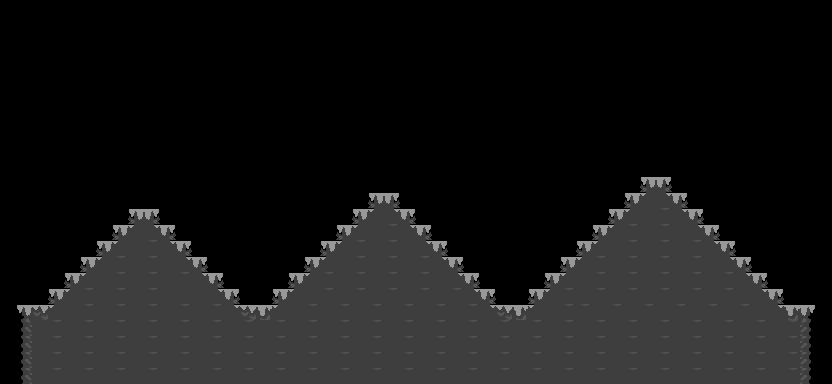

Rendered tile map (Tiled .tmx) drawn with the repository's tilesets; below, a short description and the map source with its tile grids summarised:
An orthogonal 52x24 tile map with 16x16 px tiles, 1 tile layer (Tile Layer 1), 2 tilesets and 25 objects.

<map version="1.10" tiledversion="1.10.2" orientation="orthogonal" renderorder="right-down" width="52" height="24" tilewidth="16" tileheight="16" infinite="0" nextlayerid="6" nextobjectid="111">
 <tileset firstgid="1" source="UntitledNew1.tsx" />
 <tileset firstgid="325" source="asteroidTiles.tsx" />
 <layer id="1" name="Tile Layer 1" width="52" height="24">
  <data>[1248 cells, 421 non-empty, 17 distinct tile ids]</data>
 </layer>
 <objectgroup id="3" name="ground">
  <object id="5" x="16" y="304" width="800" height="80" />
  <object id="90" x="48" y="288" width="192" height="16" />
  <object id="91" x="64" y="272" width="160" height="16" />
  <object id="92" x="80" y="256" width="128" height="16" />
  <object id="93" x="96" y="240" width="96" height="16" />
  <object id="94" x="112" y="224" width="64" height="16" />
  <object id="95" x="128" y="208" width="32" height="16" />
  <object id="96" x="272" y="288" width="224" height="16" />
  <object id="97" x="288" y="272" width="192" height="16" />
  <object id="98" x="304" y="256" width="160" height="16" />
  <object id="99" x="320" y="240" width="128" height="16" />
  <object id="100" x="336" y="224" width="96" height="16" />
  <object id="101" x="352" y="208" width="64" height="16" />
  <object id="102" x="368" y="192" width="32" height="16" />
  <object id="103" x="528" y="288" width="256" height="16" />
  <object id="104" x="544" y="272" width="224" height="16" />
  <object id="105" x="560" y="256" width="192" height="16" />
  <object id="106" x="576" y="240" width="160" height="16" />
  <object id="107" x="592" y="224" width="128" height="16" />
  <object id="108" x="608" y="208" width="96" height="16" />
  <object id="109" x="624" y="192" width="64" height="16" />
  <object id="110" x="640" y="176" width="32" height="16" />
 </objectgroup>
 <objectgroup id="4" name="ground2" />
 <objectgroup id="2" name="border">
  <object id="1" x="0" y="0" width="16" height="384" />
  <object id="2" x="816" y="0" width="16" height="384" />
  <object id="3" x="16" y="0" width="800" height="16" />
 </objectgroup>
</map>